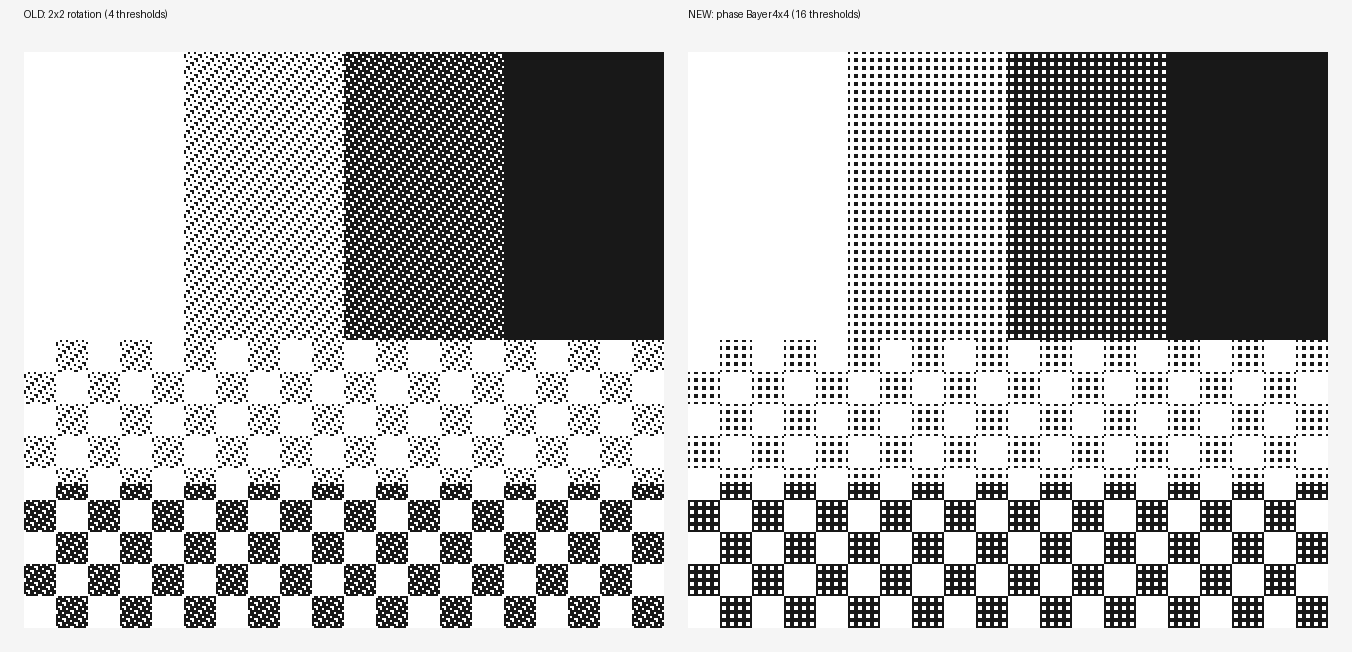

Here is the Python script that generated this plot:
#!/usr/bin/env python3
"""GB 灰度算法主机验证 + 新旧对比预览图。

直接照抄 gameboy_fb.cpp 的三套图案表（2x2 旋转 / 分相位 Bayer4x4），
在主机侧生成 2x 放大后的子像素点阵，验证：
  T1 纯白/纯黑在任意坐标下严格成立（无噪点）
  T2 中间两档的填充率 == kShadeDensity（4/3/1/0），逐块守恒
  T3 分相位方案 4 个相位的图案互不相同（网格真被打散）
  T4 新旧方案的平均黑点数相同（升级只改分布，不改亮度）
再渲染一张对比 PNG：4 级灰阶条 + 两档棋盘格，左右并排。

用法：python3 tests/dither_preview.py
输出：tests/dither_preview.png
"""
import os
from PIL import Image, ImageDraw

W, H = 160, 144
SCALE = 2  # 每个 GB 像素 = 2x2 子像素

# ---- 与 game_config.h 一致 ----
SHADE_DENSITY = [4, 3, 1, 0]   # 亮子像素数
SHADE_LEVEL   = [16, 12, 4, 0] # 亮度刻度 0..16

# ---- 模式 1：2x2 有序抖动 4 旋转 ----
BAYER2 = [
    [[0, 2], [3, 1]],
    [[3, 0], [1, 2]],
    [[1, 3], [2, 0]],
    [[2, 1], [0, 3]],
]
SUBBIT = [[1, 0], [3, 2]]  # [行][列] -> nibble 位号

def density_nibble(rot, shade):
    d = SHADE_DENSITY[shade]
    p = 0
    for i in range(2):
        for j in range(2):
            if BAYER2[rot][i][j] < d:
                p |= 1 << SUBBIT[i][j]
    return p

DENSITY_LUT = [[density_nibble(r, s) for s in range(4)] for r in range(4)]

# ---- 模式 3：分相位 Bayer4x4 ----
PHASE_BAYER = [
    [ 0,  6,  4,  1],
    [10, 15, 14,  9],
    [ 5, 13, 12,  7],
    [ 2, 11,  8,  3],
]

def phase_nibble(lp, cp, shade):
    d = 16 - SHADE_LEVEL[shade]  # 黑度
    p = 0
    for i in range(2):
        for j in range(2):
            by = (lp * 2 + i) & 3
            bx = (cp * 2 + j) & 3
            if not (d > PHASE_BAYER[by][bx]):
                p |= 1 << SUBBIT[i][j]
    return p

PHASE_LUT = [[[phase_nibble(lp, cp, s) for s in range(4)]
              for cp in range(2)] for lp in range(2)]

def nibble_old(shade, line, col):
    return DENSITY_LUT[(line + col) & 3][shade]

def nibble_new(shade, line, col):
    return PHASE_LUT[line & 1][col & 1][shade]

def popcount4(n):
    return bin(n).count("1")

# ---- 验证 ----
def verify():
    print("=== GB 灰度算法主机验证 ===")
    # T1: 纯白全亮 / 纯黑全灭
    ok = True
    for y in range(H):
        for x in range(W):
            if nibble_new(0, y, x) != 0x0F or nibble_new(3, y, x) != 0x00:
                ok = False
                break
        if not ok:
            break
    print(f"  T1 纯白/纯黑全屏守恒        {'PASS' if ok else 'FAIL'}")
    assert ok

    # T2: 4 相位下 shade1/2 的亮子像素数 == kShadeDensity
    ok = True
    for lp in range(2):
        for cp in range(2):
            for sh in (1, 2):
                if popcount4(PHASE_LUT[lp][cp][sh]) != SHADE_DENSITY[sh]:
                    ok = False
    print(f"  T2 中间档密度 == DMG 曲线   {'PASS' if ok else 'FAIL'}")
    assert ok

    # T3: 4 相位图案互不相同
    ok = len({PHASE_LUT[lp][cp][1] for lp in range(2) for cp in range(2)}) == 4
    print(f"  T3 四相位图案互不相同       {'PASS' if ok else 'FAIL'}")
    assert ok

    # T4: 新旧方案在 40x40 采样窗里黑点数相同（亮度不变）
    # 注意旧方案 4 旋转是全局按 (line+col)&3 轮换的，直接算密度不依赖邻域。
    ok = True
    for sh in range(4):
        old_dark = sum(4 - popcount4(nibble_old(sh, y, x))
                       for y in range(40) for x in range(40))
        new_dark = sum(4 - popcount4(nibble_new(sh, y, x))
                       for y in range(40) for x in range(40))
        if old_dark != new_dark:
            ok = False
            print(f"    shade{sh}: old_dark={old_dark} new_dark={new_dark}")
    print(f"  T4 新旧方案平均亮度相同     {'PASS' if ok else 'FAIL'}")
    assert ok
    print()

# ---- 渲染 ----
def make_test_frame():
    """构造一屏测试画面：上半 4 级灰阶竖条，下半 shade1/shade2 棋盘格。"""
    frame = [[0] * W for _ in range(H)]
    for y in range(H):
        for x in range(W):
            if y < 72:
                # 4 级灰阶竖条，每 40 列一档
                frame[y][x] = min(3, x // 40)
            elif y < 108:
                # shade1 棋盘格，8x8 一块
                frame[y][x] = 1 if ((x // 8) + (y // 8)) % 2 == 0 else 0
            else:
                # shade2 棋盘格
                frame[y][x] = 2 if ((x // 8) + (y // 8)) % 2 == 0 else 0
    return frame

def render(frame, nibble_fn, scale=3):
    """把 GB 帧渲染成子像素点阵图，每个子像素放大 scale 倍。"""
    img = Image.new("RGB", (W * SCALE * scale, H * SCALE * scale), "white")
    px = img.load()
    for y in range(H):
        for x in range(W):
            n = nibble_fn(frame[y][x], y, x)
            for i in range(2):
                for j in range(2):
                    lit = bool(n & (1 << SUBBIT[i][j]))
                    color = (255, 255, 255) if lit else (24, 24, 24)
                    sy0 = (y * 2 + i) * scale
                    sx0 = (x * 2 + j) * scale
                    for dy in range(scale):
                        for dx in range(scale):
                            px[sx0 + dx, sy0 + dy] = color
    return img

def main():
    verify()
    frame = make_test_frame()
    scale = 2
    old = render(frame, nibble_old, scale)
    new = render(frame, nibble_new, scale)
    pad = 24
    out = Image.new("RGB", (old.width * 2 + pad * 3,
                            old.height + pad * 2 + 28), (245, 245, 245))
    out.paste(old, (pad, pad + 28))
    out.paste(new, (old.width + pad * 2, pad + 28))
    draw = ImageDraw.Draw(out)
    draw.text((pad, 8), "OLD: 2x2 rotation (4 thresholds)", fill=(20, 20, 20))
    draw.text((old.width + pad * 2, 8), "NEW: phase Bayer4x4 (16 thresholds)",
              fill=(20, 20, 20))
    here = os.path.dirname(os.path.abspath(__file__))
    path = os.path.join(here, "dither_preview.png")
    out.save(path)
    print("wrote", path)

if __name__ == "__main__":
    main()
